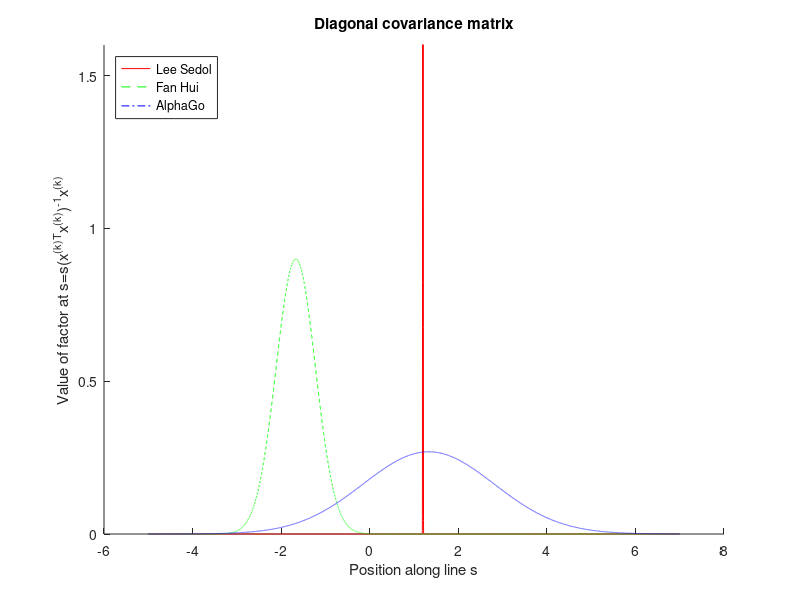

The MATLAB source for this figure: (Note: this script raises an error after producing the figure.)
function [] = task3b()
%TASK3B Plots the approximate gaussian of each player winning with diagonal
%and full covariance matrices

    load('go_player_skill_model/diag_covar.mat');
    
    % set axis
    x = -5:.0012:7;
    
    figure(1);
    hold on;
    title('Diagonal covariance matrix');
    plot(x, normpdf(x, approx_mean(lee_sedol_id), approx_covar(lee_sedol_id)),'-r');
    plot(x, normpdf(x, approx_mean(fan_hui_id), approx_covar(fan_hui_id)),'--g');
    plot(x, normpdf(x, approx_mean(alpha_go_id), approx_covar(alpha_go_id)),'-.b');
    ylim([0 1.6]);
    legend('Lee Sedol','Fan Hui', 'AlphaGo', 'Location', 'northwest');
    xlabel('Position along line s');
    ylabel('Value of factor at s=s(x^{(k)T}x^{(k)})^{-1}x^{(k)}');
    hold off;
    
    load('go_player_skill_model/full_covar.mat');
    
    figure(2);
    hold on;
    title('Full covariance matrix');
    plot(x, normpdf(x, approx_mean(lee_sedol_id), approx_covar(lee_sedol_id,lee_sedol_id)),'-r');
    plot(x, normpdf(x, approx_mean(fan_hui_id), approx_covar(fan_hui_id,fan_hui_id)),'--g');
    plot(x, normpdf(x, approx_mean(alpha_go_id), approx_covar(alpha_go_id,alpha_go_id)),'-.b');
    ylim([0 1.6]);
    legend('Lee Sedol','Fan Hui', 'AlphaGo', 'Location', 'northwest');
    xlabel('Position along line s');
    ylabel('Value of factor at s=s(x^{(k)T}x^{(k)})^{-1}x^{(k)}');
    hold off;
    drawnow;
end

